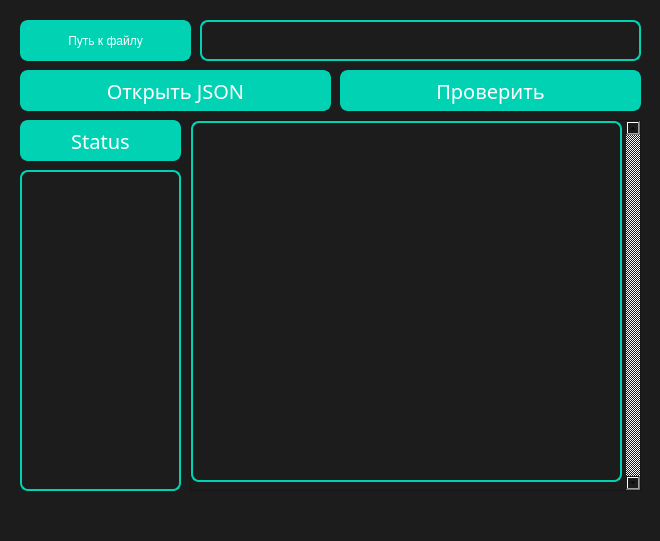
<?xml version="1.0" encoding="UTF-8"?>
<ui version="4.0">
 <class>MainWindow</class>
 <widget class="QMainWindow" name="MainWindow">
  <property name="geometry">
   <rect>
    <x>0</x>
    <y>0</y>
    <width>660</width>
    <height>541</height>
   </rect>
  </property>
  <property name="sizePolicy">
   <sizepolicy hsizetype="Fixed" vsizetype="Fixed">
    <horstretch>0</horstretch>
    <verstretch>0</verstretch>
   </sizepolicy>
  </property>
  <property name="minimumSize">
   <size>
    <width>660</width>
    <height>541</height>
   </size>
  </property>
  <property name="maximumSize">
   <size>
    <width>660</width>
    <height>541</height>
   </size>
  </property>
  <property name="windowTitle">
   <string>JSON Parser</string>
  </property>
  <property name="styleSheet">
   <string notr="true">
background-color: rgb(28, 28, 28);</string>
  </property>
  <widget class="QWidget" name="centralwidget">
   <widget class="QLabel" name="file_path_label">
    <property name="geometry">
     <rect>
      <x>200</x>
      <y>20</y>
      <width>441</width>
      <height>41</height>
     </rect>
    </property>
    <property name="font">
     <font>
      <family>Arial Rounded MT</family>
      <pointsize>13</pointsize>
      <italic>false</italic>
      <bold>false</bold>
     </font>
    </property>
    <property name="styleSheet">
     <string notr="true">border-bottom: 2px solid rgb(2, 210, 180);
border-top: 2px solid rgb(2, 210, 180);
border-right: 2px solid rgb(2, 210, 180);
border-left: 2px solid rgb(2, 210, 180);
border-radius:8px;
color: rgb(255, 255, 255);
font: 13pt &quot;Arial Rounded MT&quot;;</string>
    </property>
    <property name="text">
     <string/>
    </property>
    <property name="margin">
     <number>10</number>
    </property>
   </widget>
   <widget class="QPushButton" name="open_file_btn">
    <property name="geometry">
     <rect>
      <x>20</x>
      <y>70</y>
      <width>311</width>
      <height>41</height>
     </rect>
    </property>
    <property name="font">
     <font>
      <family>Arial Rounded MT</family>
      <pointsize>15</pointsize>
      <italic>false</italic>
      <bold>false</bold>
     </font>
    </property>
    <property name="styleSheet">
     <string notr="true">border-bottom: 2px solid rgb(2, 210, 180);
background-color: rgb(85, 255, 127);
border-top: 2px solid rgb(2, 210, 180);
border-right: 2px solid rgb(2, 210, 180);
border-left: 2px solid rgb(2, 210, 180);
border-radius:8px;
background-color: rgb(2, 210, 180);
color: rgb(255, 255, 255);
font: 15pt &quot;Arial Rounded MT&quot;;
</string>
    </property>
    <property name="text">
     <string>Открыть JSON</string>
    </property>
   </widget>
   <widget class="QPushButton" name="check_file_btn">
    <property name="geometry">
     <rect>
      <x>340</x>
      <y>70</y>
      <width>301</width>
      <height>41</height>
     </rect>
    </property>
    <property name="font">
     <font>
      <family>Arial Rounded MT</family>
      <pointsize>15</pointsize>
      <italic>false</italic>
      <bold>false</bold>
     </font>
    </property>
    <property name="styleSheet">
     <string notr="true">border-bottom: 2px solid rgb(2, 210, 180);
border-top: 2px solid rgb(2, 210, 180);
border-right: 2px solid rgb(2, 210, 180);
border-left: 2px solid rgb(2, 210, 180);
border-radius:8px;
background-color: rgb(2, 210, 180);
color: rgb(255, 255, 255);
font: 15pt &quot;Arial Rounded MT&quot;;
</string>
    </property>
    <property name="text">
     <string>Проверить</string>
    </property>
   </widget>
   <widget class="QLabel" name="check_result_label">
    <property name="geometry">
     <rect>
      <x>20</x>
      <y>170</y>
      <width>161</width>
      <height>321</height>
     </rect>
    </property>
    <property name="font">
     <font>
      <family>Arial Rounded MT</family>
      <pointsize>15</pointsize>
      <italic>false</italic>
      <bold>false</bold>
     </font>
    </property>
    <property name="styleSheet">
     <string notr="true">QLabel
{
border-bottom: 2px solid rgb(2, 210, 180);
border-top: 2px solid rgb(2, 210, 180);
border-right: 2px solid rgb(2, 210, 180);
border-left: 2px solid rgb(2, 210, 180);
border-radius:8px;
color: rgb(255, 255, 255);
font: 15pt &quot;Arial Rounded MT&quot;;
}</string>
    </property>
    <property name="text">
     <string/>
    </property>
    <property name="wordWrap">
     <bool>true</bool>
    </property>
    <property name="margin">
     <number>10</number>
    </property>
   </widget>
   <widget class="QPushButton" name="pushButton">
    <property name="geometry">
     <rect>
      <x>20</x>
      <y>20</y>
      <width>171</width>
      <height>41</height>
     </rect>
    </property>
    <property name="styleSheet">
     <string notr="true">border-bottom: 2px solid rgb(2, 210, 180);
border-top: 2px solid rgb(2, 210, 180);
border-right: 2px solid rgb(2, 210, 180);
border-left: 2px solid rgb(2, 210, 180);
border-radius:8px;
background-color: rgb(2, 210, 180);
color: rgb(255, 255, 255);
font: 15pt &quot;Arial Rounded MT&quot;;
</string>
    </property>
    <property name="text">
     <string>Путь к файлу</string>
    </property>
   </widget>
   <widget class="QScrollArea" name="scrollArea">
    <property name="geometry">
     <rect>
      <x>190</x>
      <y>120</y>
      <width>451</width>
      <height>371</height>
     </rect>
    </property>
    <property name="styleSheet">
     <string notr="true">color: rgb(2, 210, 180);</string>
    </property>
    <property name="verticalScrollBarPolicy">
     <enum>Qt::ScrollBarAlwaysOn</enum>
    </property>
    <property name="widgetResizable">
     <bool>true</bool>
    </property>
    <property name="alignment">
     <set>Qt::AlignRight|Qt::AlignTop|Qt::AlignTrailing</set>
    </property>
    <widget class="QWidget" name="scrollAreaWidgetContents">
     <property name="geometry">
      <rect>
       <x>0</x>
       <y>0</y>
       <width>435</width>
       <height>369</height>
      </rect>
     </property>
     <property name="sizePolicy">
      <sizepolicy hsizetype="Expanding" vsizetype="Expanding">
       <horstretch>0</horstretch>
       <verstretch>0</verstretch>
      </sizepolicy>
     </property>
     <widget class="QLabel" name="json_label">
      <property name="geometry">
       <rect>
        <x>0</x>
        <y>0</y>
        <width>431</width>
        <height>361</height>
       </rect>
      </property>
      <property name="sizePolicy">
       <sizepolicy hsizetype="Expanding" vsizetype="Expanding">
        <horstretch>0</horstretch>
        <verstretch>0</verstretch>
       </sizepolicy>
      </property>
      <property name="font">
       <font>
        <family>Arial Rounded MT</family>
        <pointsize>17</pointsize>
        <italic>false</italic>
        <bold>false</bold>
       </font>
      </property>
      <property name="autoFillBackground">
       <bool>false</bool>
      </property>
      <property name="styleSheet">
       <string notr="true">QLabel
{
border-bottom: 2px solid rgb(2, 210, 180);
border-top: 2px solid rgb(2, 210, 180);
border-right: 2px solid rgb(2, 210, 180);
border-left: 2px solid rgb(2, 210, 180);
border-radius:8px;
color: rgb(255, 255, 255);
font: 17pt &quot;Arial Rounded MT&quot;;
}</string>
      </property>
      <property name="frameShadow">
       <enum>QFrame::Plain</enum>
      </property>
      <property name="text">
       <string/>
      </property>
      <property name="alignment">
       <set>Qt::AlignBottom|Qt::AlignLeading|Qt::AlignLeft</set>
      </property>
      <property name="margin">
       <number>10</number>
      </property>
     </widget>
    </widget>
   </widget>
   <widget class="QPushButton" name="error_header">
    <property name="geometry">
     <rect>
      <x>20</x>
      <y>120</y>
      <width>161</width>
      <height>41</height>
     </rect>
    </property>
    <property name="font">
     <font>
      <family>Arial Rounded MT</family>
      <pointsize>15</pointsize>
      <italic>false</italic>
      <bold>false</bold>
     </font>
    </property>
    <property name="styleSheet">
     <string notr="true">border-bottom: 2px solid rgb(2, 210, 180);
border-top: 2px solid rgb(2, 210, 180);
border-right: 2px solid rgb(2, 210, 180);
border-left: 2px solid rgb(2, 210, 180);
border-radius:8px;
background-color: rgb(2, 210, 180);
color: rgb(255, 255, 255);
font: 15pt &quot;Arial Rounded MT&quot;;
</string>
    </property>
    <property name="text">
     <string>Status</string>
    </property>
   </widget>
  </widget>
  <widget class="QMenuBar" name="menubar">
   <property name="geometry">
    <rect>
     <x>0</x>
     <y>0</y>
     <width>660</width>
     <height>21</height>
    </rect>
   </property>
  </widget>
  <widget class="QStatusBar" name="statusbar"/>
 </widget>
 <resources/>
 <connections/>
</ui>
